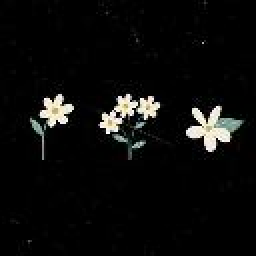
#> input picture Open_cv/photos/hoa.jpg, 128 x 128 px, found by its file name (shown 2 times larger)
$ python resize_image.py
#> lines starting #> are read from the running program, lines starting #| are printed output that depends on the picture
import cv2

# Đọc hình ảnh từ file
image = cv2.imread('D:\Test_Lab\Open_cv\photos\hoa.jpg')
#> image is the input picture: shape (128, 128, 3); mean B, G, R 11.1, 11.9, 11.9

# Kiểm tra xem hình ảnh có được đọc thành công không
if image is None:
    print("Error: Can not read the image. Pls check your URL.")
else:
    # Hiển thị hình ảnh
    cv2.imshow('Image', image)

   # Thay đổi kích thước hình ảnh
    resized_image = cv2.resize(image, (1920, 1080))
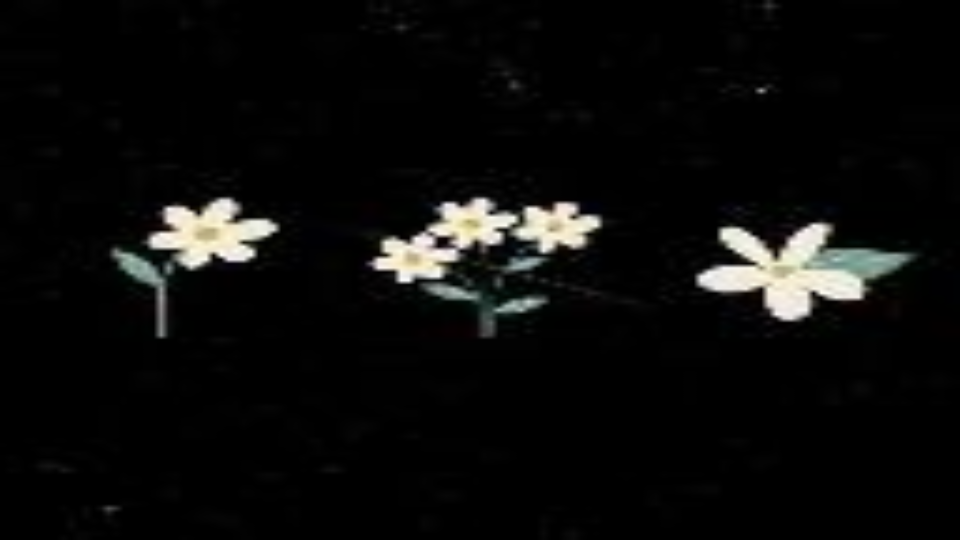
#> resized_image: shape (1080, 1920, 3) (shown at 1/2 size); mean B, G, R 11, 11.9, 11.8

    # Hiển thị hình ảnh đã thay đổi kích thước
    cv2.imshow('Resized Image', resized_image)

    # Chờ người dùng nhấn phím và đóng cửa sổ
    cv2.waitKey(0)
    cv2.destroyAllWindows()
